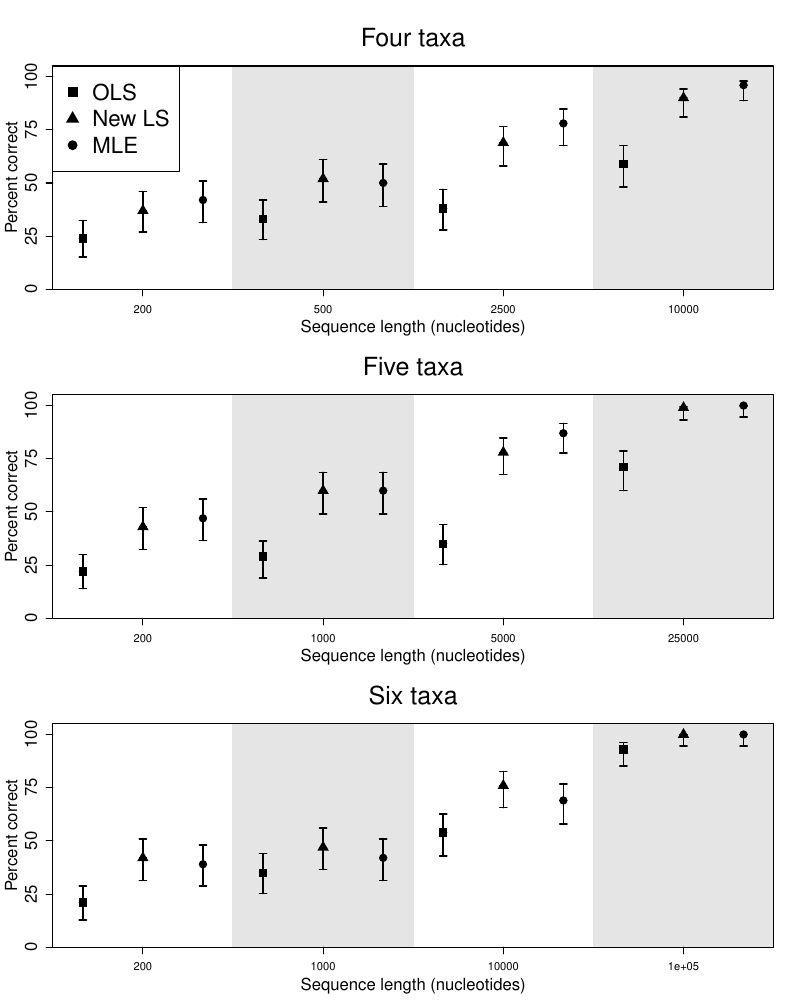

The script that saved this image:
library(here)
source(here("analysis", "LCO_generator_all_n.R"))

load(here("analysis","Fig_topol_4taxa.RData"))
# 4/9/20 These indices are based on having run 6 scenarios and only needing 4. Redo if needed.
results.4<-c(correct.tp.ls[1],correct.tp.nodist[1],correct.tp.ml[1],
             correct.tp.ls[2],correct.tp.nodist[2],correct.tp.ml[2],
             correct.tp.ls[3],correct.tp.nodist[3],correct.tp.ml[3],
             correct.tp.ls[4],correct.tp.nodist[4],correct.tp.ml[4])


# Run the LCO generator for a sample size of reps (100 currently)
lco.bounds <- LCO.CI(reps,0.95,3)

res4.box<-boxplot(t(as.matrix(results.4/reps)),plot=F)
res4.box$stats <- sapply(res4.box$stats[1,],function(x) c(lco.bounds[(x*reps),2],x,x,x,lco.bounds[(x*reps),3]))
#res4.box$stats<-sapply(t(as.matrix(results.4/reps)),function(x) c(x-1.96*sqrt(x*(1-x))/sqrt(reps),x,x,x,x+1.96*sqrt(x*(1-x))/sqrt(reps)))
n.sites4 <- n.sites[c(1,2,3,4)] # 4/9/20 change indices if re-run

load(here("analysis","Fig_topol_5taxa.RData"))
results.5<-c(correct.tp.ls[1],correct.tp.nodist[1],correct.tp.ml[1],
             correct.tp.ls[2],correct.tp.nodist[2],correct.tp.ml[2],
             correct.tp.ls[3],correct.tp.nodist[3],correct.tp.ml[3],
             correct.tp.ls[4],correct.tp.nodist[4],correct.tp.ml[4])

res5.box<-boxplot(t(as.matrix(results.5/reps)),plot=F)
res5.box$stats <- sapply(res5.box$stats[1,],function(x) c(lco.bounds[(x*reps),2],x,x,x,lco.bounds[(x*reps),3]))
# res5.box$stats<-sapply(t(as.matrix(results.5/reps)),function(x) c(x-1.96*sqrt(x*(1-x))/sqrt(reps),x,x,x,x+1.96*sqrt(x*(1-x))/sqrt(reps)))
n.sites5 <- n.sites


load(here("analysis","Fig_topol_6taxa.RData"))
results.6<-c(correct.tp.ls[1],correct.tp.nodist[1],correct.tp.ml[1],
             correct.tp.ls[2],correct.tp.nodist[2],correct.tp.ml[2],
             correct.tp.ls[3],correct.tp.nodist[3],correct.tp.ml[3],
             correct.tp.ls[4],correct.tp.nodist[4],correct.tp.ml[4])

res6.box<-boxplot(t(as.matrix(results.6/reps)),plot=F)
res6.box$stats <- sapply(res6.box$stats[1,],function(x) c(lco.bounds[(x*reps),2],x,x,x,lco.bounds[(x*reps),3]))
# res5.box$stats<-sapply(t(as.matrix(results.5/reps)),function(x) c(x-1.96*sqrt(x*(1-x))/sqrt(reps),x,x,x,x+1.96*sqrt(x*(1-x))/sqrt(reps)))
n.sites6 <- n.sites


# 4, 5 and 6 taxa together

pdf(here("analysis", "Fig_topol.pdf"),height=10,width=8)
par(mfrow=c(3,1),oma=c(1,2,0,0),mar=c(3,2,5,2))

plot.new()
plot.window(xlim=c(0.5,12.5),ylim=c(0,1.05),xaxs="i",yaxs="i")
rect(3.5,-1,6.5,1.05,border="gray90",col="gray90")
rect(9.5,-1,12.5,1.05,border="gray90",col="gray90")
bxp(res4.box,outline=F,medpch=rep(c(15,17,16),4),medcex=1.7,medlty="blank",whisklty=1,whisklwd=1.5,staplewex=1,staplelwd=1.5,boxwex=0.12,axes=F,add=T)
axis(2,at=seq(0,1,by=0.25),label=c(0,25,50,75,100), cex.axis=1.5)
axis(1,at=seq(2,13,by=3),label=n.sites4)
mtext("Percent correct",line=2.5,side=2)
mtext("Sequence length (nucleotides)",side=1,line=2.5)
mtext("Four taxa",cex=1.5,line=1.25)
# legend("topleft",pch=c(15,17,16),c(expression(L[1]),expression(L[2]),"MLE"), cex=1.5)
legend("topleft",pch=c(15,17,16),c("OLS", "New LS","MLE"), cex=2)
#text(1.25, .925, "L", vfont=c("script","bold"), cex=2)
#text(1.25, .81, "L", vfont=c("script","bold"), cex=2)
#text(1.39, .89, "1", cex=1, font=2)
#text(1.39, .775, "2", cex=1, font=2)
box()



######################
plot.new()
plot.window(xlim=c(0.5,12.5),ylim=c(0,1.05),xaxs="i",yaxs="i")
rect(3.5,-1,6.5,1.05,border="gray90",col="gray90")
rect(9.5,-1,12.5,1.05,border="gray90",col="gray90")
bxp(res5.box,outline=F,medpch=rep(c(15,17,16),4),medcex=1.7,medlty="blank",whisklty=1,whisklwd=1.5,staplewex=1,staplelwd=1.5,boxwex=0.12,axes=F,add=T)
axis(2,at=seq(0,1,by=0.25),label=c(0,25,50,75,100), cex.axis=1.5)
axis(1,at=seq(2,13,by=3),label=n.sites5)
mtext("Percent correct",line=2.5,side=2)
mtext("Sequence length (nucleotides)",side=1,line=2.5)
mtext("Five taxa",cex=1.5,line=1.25)
box()



######################
plot.new()
plot.window(xlim=c(0.5,12.5),ylim=c(0,1.05),xaxs="i",yaxs="i")
rect(3.5,-1,6.5,1.05,border="gray90",col="gray90")
rect(9.5,-1,12.5,1.05,border="gray90",col="gray90")
bxp(res6.box,outline=F,medpch=rep(c(15,17,16),4),medcex=1.7,medlty="blank",whisklty=1,whisklwd=1.5,staplewex=1,staplelwd=1.5,boxwex=0.12,axes=F,add=T)
axis(2,at=seq(0,1,by=0.25),label=c(0,25,50,75,100), cex.axis=1.5)
axis(1,at=seq(2,13,by=3),label=n.sites6)
mtext("Percent correct",line=2.5,side=2)
mtext("Sequence length (nucleotides)",side=1,line=2.5)
mtext("Six taxa",cex=1.5,line=1.25)
box()


dev.off()






#######################3
# 4 taxa results only
pdf(here("analysis", "Fig_topol4.pdf"),height=6,width=12)
#par(mfrow=c(1,2),oma=c(3,2,1,0),mar=c(1,2,2,2))

plot.new()
plot.window(xlim=c(0.5,12.5),ylim=c(0,1.05),xaxs="i",yaxs="i")
rect(3.5,-1,6.5,1.05,border="gray90",col="gray90")
rect(9.5,-1,12.5,1.05,border="gray90",col="gray90")
bxp(res4.box,outline=F,medpch=rep(c(15,17,16),4),medcex=1.7,medlty="blank",whisklty=1,whisklwd=1.5,staplewex=1,staplelwd=1.5,boxwex=0.12,axes=F,add=T)
axis(2,at=seq(0,1,by=0.25),label=c(0,0.25,0.5,0.75,1))
axis(1,at=seq(2,11,by=3),label=n.sites)
mtext("Percent correct",line=2.5,side=2)
mtext("Sequence length (nucleotides)",side=1,line=2.5)
mtext("Four taxa",cex=1.5,line=1.25)
legend("topleft",pch=c(15,17,16),c("LS","No Dist","MLE"))
box()
dev.off()

